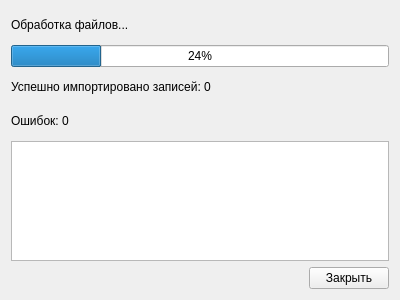
<?xml version="1.0" encoding="UTF-8"?>
<ui version="4.0">
 <class>ImportProgressDialog</class>
 <widget class="QWidget" name="ImportProgressDialog">
  <property name="geometry">
   <rect>
    <x>0</x>
    <y>0</y>
    <width>400</width>
    <height>300</height>
   </rect>
  </property>
  <property name="windowTitle">
   <string>Form</string>
  </property>
  <layout class="QVBoxLayout" name="verticalLayout">
   <item>
    <widget class="QLabel" name="lblStatus">
     <property name="text">
      <string>Обработка файлов...</string>
     </property>
    </widget>
   </item>
   <item>
    <widget class="QProgressBar" name="progress">
     <property name="value">
      <number>24</number>
     </property>
    </widget>
   </item>
   <item>
    <widget class="QLabel" name="lblSuccess">
     <property name="text">
      <string>Успешно импортировано записей: 0</string>
     </property>
    </widget>
   </item>
   <item>
    <widget class="QLabel" name="lblErrors">
     <property name="text">
      <string>Ошибок: 0</string>
     </property>
    </widget>
   </item>
   <item>
    <widget class="QTextEdit" name="txtErrors">
     <property name="maximumSize">
      <size>
       <width>16777215</width>
       <height>120</height>
      </size>
     </property>
     <property name="readOnly">
      <bool>true</bool>
     </property>
    </widget>
   </item>
   <item>
    <layout class="QHBoxLayout" name="horizontalLayout">
     <item>
      <spacer name="horizontalSpacer">
       <property name="orientation">
        <enum>Qt::Horizontal</enum>
       </property>
       <property name="sizeHint" stdset="0">
        <size>
         <width>40</width>
         <height>20</height>
        </size>
       </property>
      </spacer>
     </item>
     <item>
      <widget class="QPushButton" name="btnClose">
       <property name="text">
        <string>Закрыть</string>
       </property>
      </widget>
     </item>
    </layout>
   </item>
  </layout>
 </widget>
 <resources/>
 <connections>
  <connection>
   <sender>btnClose</sender>
   <signal>pressed()</signal>
   <receiver>ImportProgressDialog</receiver>
   <slot>close()</slot>
   <hints>
    <hint type="sourcelabel">
     <x>349</x>
     <y>276</y>
    </hint>
    <hint type="destinationlabel">
     <x>199</x>
     <y>149</y>
    </hint>
   </hints>
  </connection>
 </connections>
</ui>
